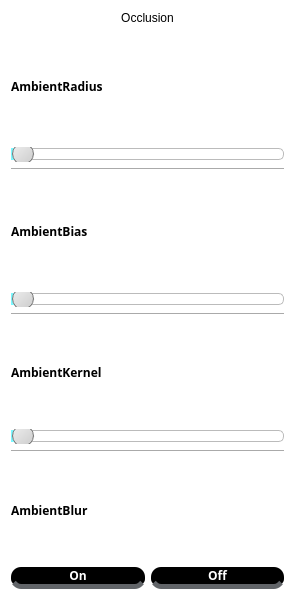
<?xml version="1.0" encoding="UTF-8"?>
<ui version="4.0">
 <class>Occlusion</class>
 <widget class="QWidget" name="Occlusion">
  <property name="geometry">
   <rect>
    <x>0</x>
    <y>0</y>
    <width>295</width>
    <height>600</height>
   </rect>
  </property>
  <property name="windowTitle">
   <string>Occlusion</string>
  </property>
  <property name="styleSheet">
   <string notr="true">background-color:rgb(255, 255, 255);</string>
  </property>
  <layout class="QGridLayout" name="gridLayout">
   <item row="0" column="0">
    <layout class="QVBoxLayout" name="verticalLayout_6" stretch="0,1">
     <item>
      <widget class="QLabel" name="label">
       <property name="layoutDirection">
        <enum>Qt::LeftToRight</enum>
       </property>
       <property name="styleSheet">
        <string notr="true"/>
       </property>
       <property name="text">
        <string>Occlusion</string>
       </property>
       <property name="alignment">
        <set>Qt::AlignCenter</set>
       </property>
      </widget>
     </item>
     <item>
      <layout class="QVBoxLayout" name="verticalLayout_5">
       <item>
        <layout class="QVBoxLayout" name="verticalLayout">
         <item>
          <widget class="QLabel" name="AmbientRadiusLabel">
           <property name="font">
            <font>
             <family>Arial Black</family>
             <weight>75</weight>
             <bold>true</bold>
            </font>
           </property>
           <property name="text">
            <string>AmbientRadius</string>
           </property>
          </widget>
         </item>
         <item>
          <widget class="QSlider" name="AmbientRadiusSlider">
           <property name="styleSheet">
            <string notr="true">QSlider::groove:horizontal {
    border: 1px solid #bbb;
    background: white;
    height: 10px;
    border-radius: 5px;
}

QSlider::handle:horizontal {
    background: qlineargradient(x1:0, y1:0, x2:1, y2:1, stop:0 #eee, stop:1 #ccc);
    border: 1px solid #777;
    width: 20px;
    margin: -5px 0;
    border-radius: 10px;
}
QSlider::sub-page:horizontal {
    background: rgb(123, 248, 255);
}</string>
           </property>
           <property name="orientation">
            <enum>Qt::Horizontal</enum>
           </property>
          </widget>
         </item>
        </layout>
       </item>
       <item>
        <widget class="Line" name="line">
         <property name="orientation">
          <enum>Qt::Horizontal</enum>
         </property>
        </widget>
       </item>
       <item>
        <layout class="QVBoxLayout" name="verticalLayout_2">
         <item>
          <widget class="QLabel" name="AmbientBias">
           <property name="font">
            <font>
             <family>Arial Black</family>
             <weight>75</weight>
             <bold>true</bold>
            </font>
           </property>
           <property name="text">
            <string>AmbientBias</string>
           </property>
          </widget>
         </item>
         <item>
          <widget class="QSlider" name="AmbientBiasSlider">
           <property name="styleSheet">
            <string notr="true">QSlider::groove:horizontal {
    border: 1px solid #bbb;
    background: white;
    height: 10px;
    border-radius: 5px;
}

QSlider::handle:horizontal {
    background: qlineargradient(x1:0, y1:0, x2:1, y2:1, stop:0 #eee, stop:1 #ccc);
    border: 1px solid #777;
    width: 20px;
    margin: -5px 0;
    border-radius: 10px;
}
QSlider::sub-page:horizontal {
    background: rgb(123, 248, 255);
}</string>
           </property>
           <property name="orientation">
            <enum>Qt::Horizontal</enum>
           </property>
          </widget>
         </item>
        </layout>
       </item>
       <item>
        <layout class="QVBoxLayout" name="verticalLayout_3">
         <item>
          <widget class="Line" name="line_2">
           <property name="orientation">
            <enum>Qt::Horizontal</enum>
           </property>
          </widget>
         </item>
         <item>
          <widget class="QLabel" name="AmbientLernelLabel">
           <property name="font">
            <font>
             <family>Arial Black</family>
             <weight>75</weight>
             <bold>true</bold>
            </font>
           </property>
           <property name="text">
            <string>AmbientKernel</string>
           </property>
          </widget>
         </item>
         <item>
          <widget class="QSlider" name="AmbientLernelSlider">
           <property name="styleSheet">
            <string notr="true">QSlider::groove:horizontal {
    border: 1px solid #bbb;
    background: white;
    height: 10px;
    border-radius: 5px;
}

QSlider::handle:horizontal {
    background: qlineargradient(x1:0, y1:0, x2:1, y2:1, stop:0 #eee, stop:1 #ccc);
    border: 1px solid #777;
    width: 20px;
    margin: -5px 0;
    border-radius: 10px;
}
QSlider::sub-page:horizontal {
    background: rgb(123, 248, 255);
}</string>
           </property>
           <property name="orientation">
            <enum>Qt::Horizontal</enum>
           </property>
          </widget>
         </item>
        </layout>
       </item>
       <item>
        <widget class="Line" name="line_3">
         <property name="orientation">
          <enum>Qt::Horizontal</enum>
         </property>
        </widget>
       </item>
       <item>
        <layout class="QVBoxLayout" name="verticalLayout_4">
         <item>
          <widget class="QLabel" name="AmbientBlur">
           <property name="font">
            <font>
             <family>Arial Black</family>
             <weight>75</weight>
             <bold>true</bold>
            </font>
           </property>
           <property name="text">
            <string>AmbientBlur</string>
           </property>
          </widget>
         </item>
         <item>
          <layout class="QHBoxLayout" name="horizontalLayout">
           <item>
            <widget class="QPushButton" name="OnpushButton">
             <property name="font">
              <font>
               <family>Arial Black</family>
               <weight>75</weight>
               <bold>true</bold>
              </font>
             </property>
             <property name="styleSheet">
              <string notr="true">QPushButton
{
   color:white;
   background-color: rgb(0, 0, 0);
    border-bottom:5px solid #626569;

   border-radius:10px;
}
QPushButton:hover
{
   color:white;
   background-color: #1f75d9;
    border-bottom:5px solid #165195;
   border-radius:10px;
}
</string>
             </property>
             <property name="text">
              <string>On</string>
             </property>
            </widget>
           </item>
           <item>
            <widget class="QPushButton" name="OffpushButton">
             <property name="font">
              <font>
               <family>Arial Black</family>
               <weight>75</weight>
               <bold>true</bold>
              </font>
             </property>
             <property name="styleSheet">
              <string notr="true">QPushButton
{
   color:white;
   background-color: rgb(0, 0, 0);
    border-bottom:5px solid #626569;

   border-radius:10px;
}

QPushButton:hover
{
   color:white;
   background-color: rgb(255, 44, 107);
    border-bottom:5px solid rgb(255, 14, 50);
   border-radius:10px;
}</string>
             </property>
             <property name="text">
              <string>Off</string>
             </property>
            </widget>
           </item>
          </layout>
         </item>
        </layout>
       </item>
      </layout>
     </item>
    </layout>
   </item>
  </layout>
 </widget>
 <resources/>
 <connections/>
</ui>
